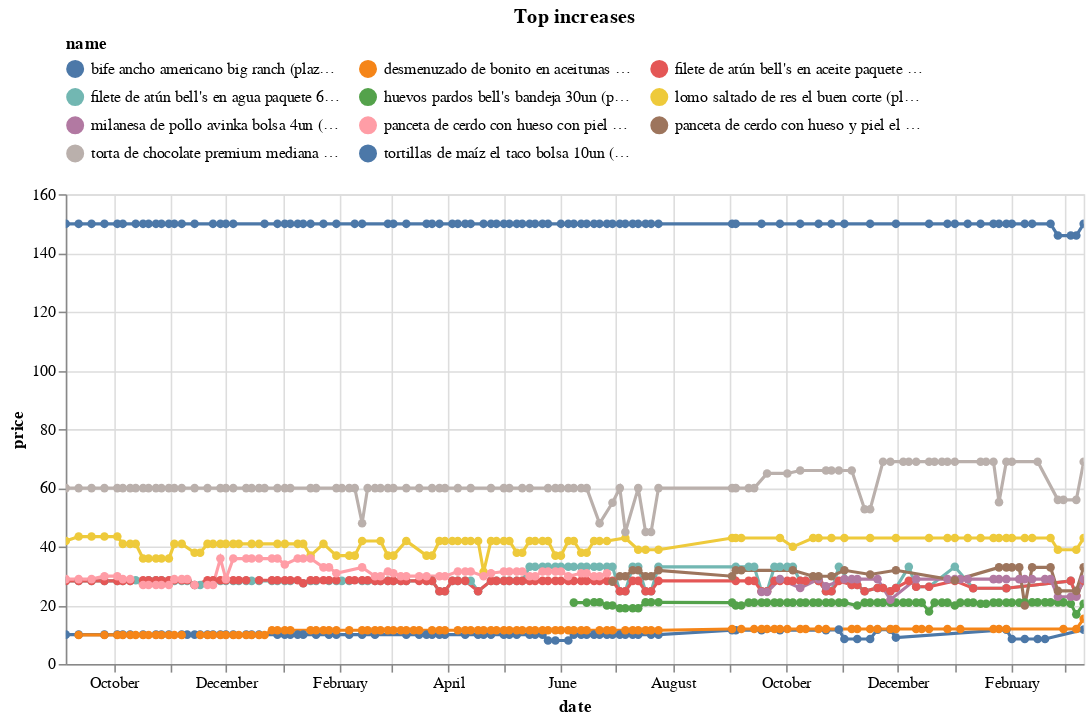

The notebook cell this image was saved under:
### Code cell
(top_changes_abs
 .sort_values('change')
 .tail(10)
 .pipe(plot_changes, 'Top increases')
)

### Figure 1 — Vega-Lite specification as saved in the notebook (floating-point values rounded to 4 significant figures; data arrays with more than 128 entries replaced by an {"elided": "..."} marker saying what was removed)
{"config": {"view": {"continuousWidth": 300, "continuousHeight": 300}, "legend": {"columns": 3, "orient": "top"}}, "data": {"name": "data-f3046544d86f33b2ff05f87186d3d2af"}, "mark": {"type": "line", "point": true}, "encoding": {"color": {"field": "name", "scale": {"domain": ["bife ancho americano big ranch (plaza_vea)", "desmenuzado de bonito en aceitunas verdes natural fish lata 170g (plaza_vea)", "filete de atún bell's en aceite paquete 6un (plaza_vea)", "filete de atún bell's en agua paquete 6un (plaza_vea)", "huevos pardos bell's bandeja 30un (plaza_vea)", "lomo saltado de res el buen corte (plaza_vea)", "milanesa de pollo avinka bolsa 4un (plaza_vea)", "panceta de cerdo con hueso con piel el buen corte pro (plaza_vea)", "panceta de cerdo con hueso y piel el buen corte fresco x kg (plaza_vea)", "torta de chocolate premium mediana (plaza_vea)", "tortillas de maíz el taco bolsa 10un (plaza_vea)"]}, "type": "nominal"}, "tooltip": [{"field": "name", "type": "nominal"}, {"field": "price", "type": "quantitative"}, {"field": "last_price", "type": "quantitative"}], "x": {"field": "date", "type": "temporal"}, "y": {"field": "price", "type": "quantitative"}}, "params": [{"name": "param_11", "select": {"type": "point", "fields": ["name"]}, "bind": "legend"}, {"name": "param_12", "select": {"type": "interval", "encodings": ["x", "y"]}, "bind": "scales"}], "title": "Top increases", "transform": [{"filter": {"param": "param_11"}}], "width": 650, "$schema": "https://vega.github.io/schema/vega-lite/v5.16.3.json", "datasets": {"data-f3046544d86f33b2ff05f87186d3d2af": {"elided": "893 records"}}}
